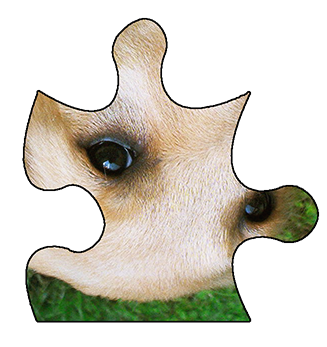
#> input picture puzzlepiece.png, 327 x 347 px
$ python example1.py
#> lines starting #> are read from the running program, lines starting #| are printed output that depends on the picture; after the words box and inside, x2 and y2 are one past the last pixel; in counts of white or black regions, pixels touching at a corner belong together
import numpy as np
import cv2
import sys
import matplotlib.pyplot as plt
from puzzlepiece import *
from math import *

# [50 lines left out: functions getInternalPixels, getAngle3pts, getAngle2pts, not called in this run]

np.set_printoptions(threshold = 10000, linewidth = 1000)

pieces = []

# Perform thresholding
im = cv2.imread('puzzlepiece.png')
#> im is the input picture: shape (347, 327, 3); mean B, G, R 201.2, 211.5, 215
#im = cv2.imread('2pieces_matching.png')

#cv2.imshow("Window", im)
#cv2.waitKey()

imgray = cv2.cvtColor(im, cv2.COLOR_BGR2GRAY)
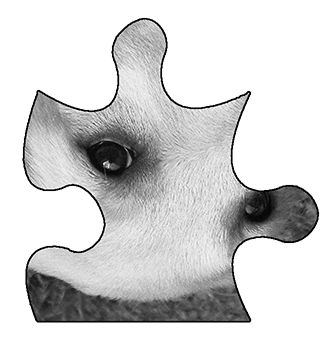
#> imgray: shape (347, 327); min 5, max 255, mean 211.4
chainwarden = imgray[0][0]-1
#> chainwarden = 254
ret, imthresh = cv2.threshold(imgray, chainwarden, 255, cv2.THRESH_BINARY_INV)
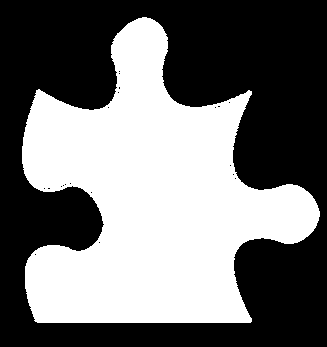
#> imthresh: shape (347, 327); 44.8% white; 1 white region
#> ret = 254
imForContours = np.copy(imthresh)

# Find contours
contours = cv2.findContours(imForContours, cv2.RETR_EXTERNAL, cv2.CHAIN_APPROX_NONE)
#> contours = 1 contour; box (x1, y1, x2, y2) and area: (22, 17, 320, 323) 50270
#> (the run stopped early here; a loop or call above may not have finished)

$ run again, with 2pieces_matching_small.png copied over puzzlepiece.png
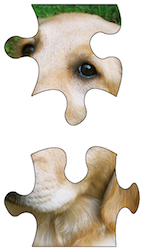
#> input picture 2pieces_matching_small.png, 144 x 251 px
#> im is the input picture: shape (251, 144, 3); mean B, G, R 196.4, 208.4, 214.7
#> `imgray = cv2.cvtColor(im, cv2.COLOR_BGR2GRAY)`:
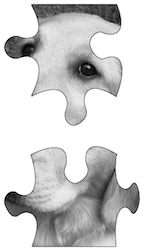
#> imgray: shape (251, 144); min 0, max 255, mean 208.9
#> chainwarden = 254
#> `ret, imthresh = cv2.threshold(imgray, chainwarden, 255, cv2.THRESH_BIN..`:
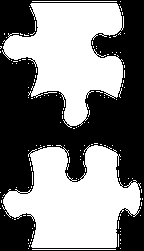
#> imthresh: shape (251, 144); 50.5% white; 1 black region
#> contours = 148 contours, 146 with area under 20; largest, box (x1, y1, x2, y2) and area: (2, 145, 141, 248) 8872, (2, 3, 124, 128) 8242

$ run again, with puzzle_big.png copied over puzzlepiece.png
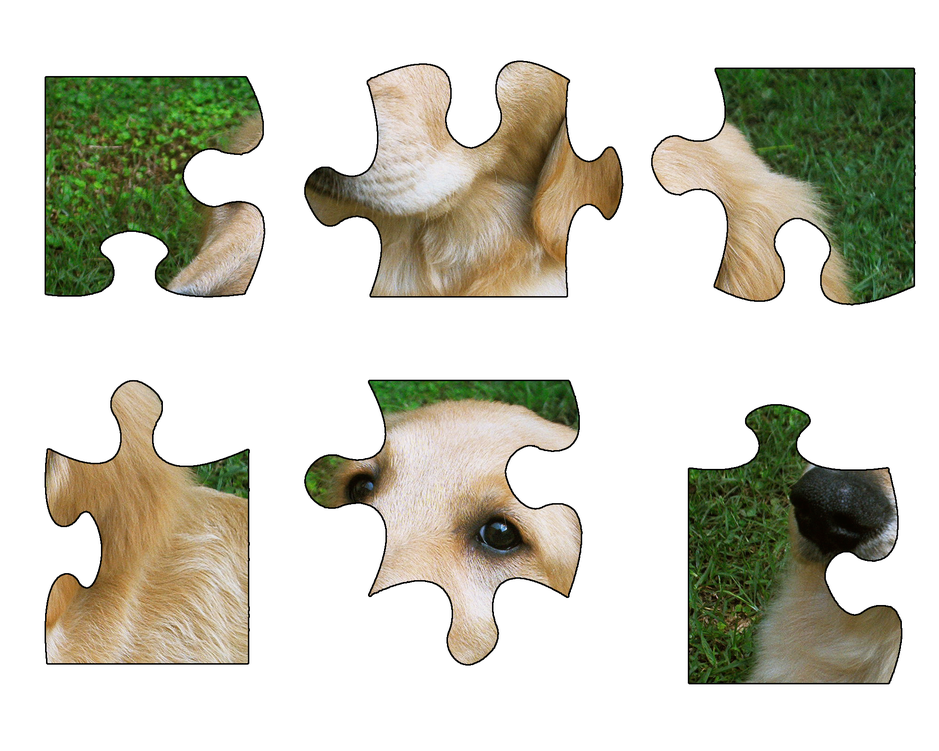
#> input picture puzzle_big.png, 939 x 751 px, shrunk from 2000 x 1600 before the run
#> im is the input picture: shape (751, 939, 3); mean B, G, R 192.5, 205.4, 205.9
#> `imgray = cv2.cvtColor(im, cv2.COLOR_BGR2GRAY)`:
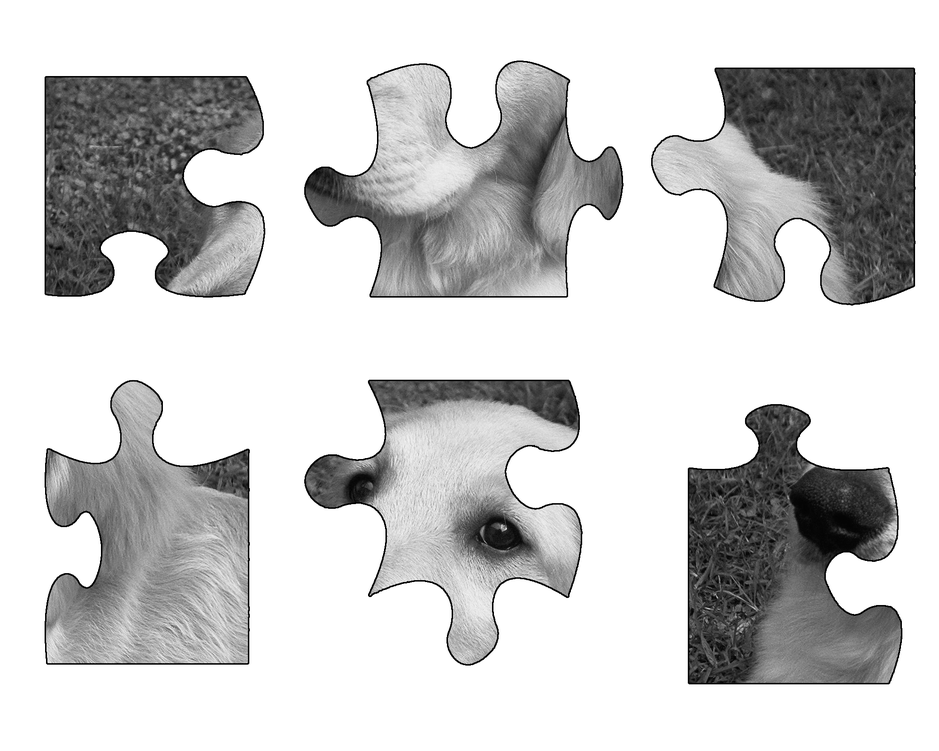
#> imgray: shape (751, 939); min 0, max 255, mean 204.1
#> chainwarden = 254
#> `ret, imthresh = cv2.threshold(imgray, chainwarden, 255, cv2.THRESH_BIN..`:
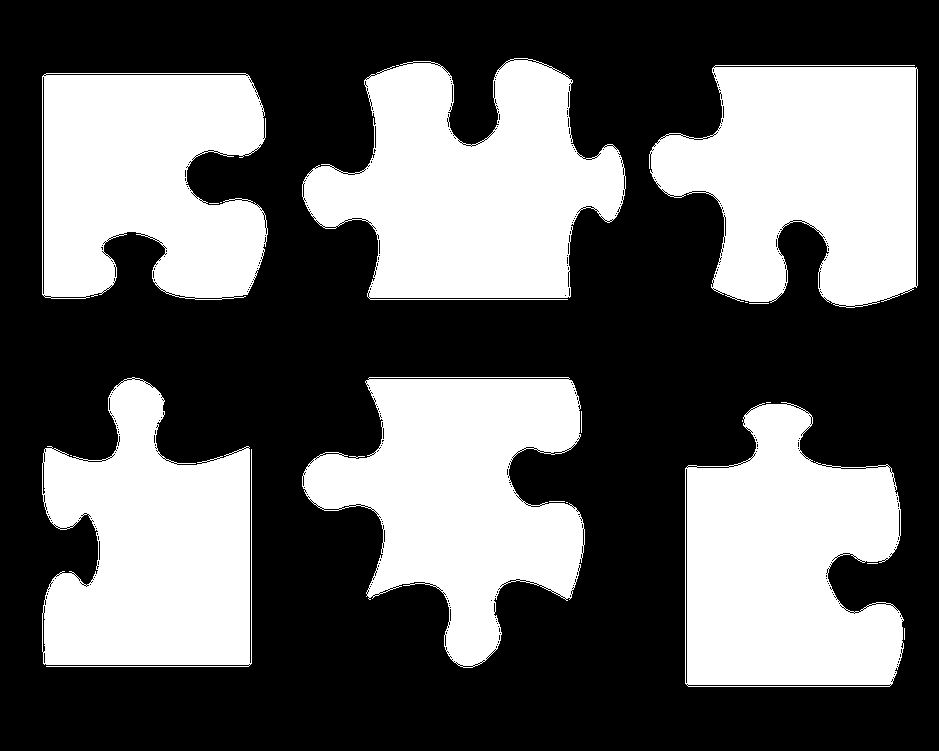
#> imthresh: shape (751, 939); 39% white; 19 white regions (11 under 20 px)
#> contours = 19 contours, 13 with area under 20; largest, box (x1, y1, x2, y2) and area: (302, 58, 626, 300) 49382, (685, 402, 904, 687) 47182, (649, 65, 918, 308) 46903, (302, 377, 585, 668) 46390, (42, 377, 252, 667) 43096, (42, 73, 268, 300) 42380
